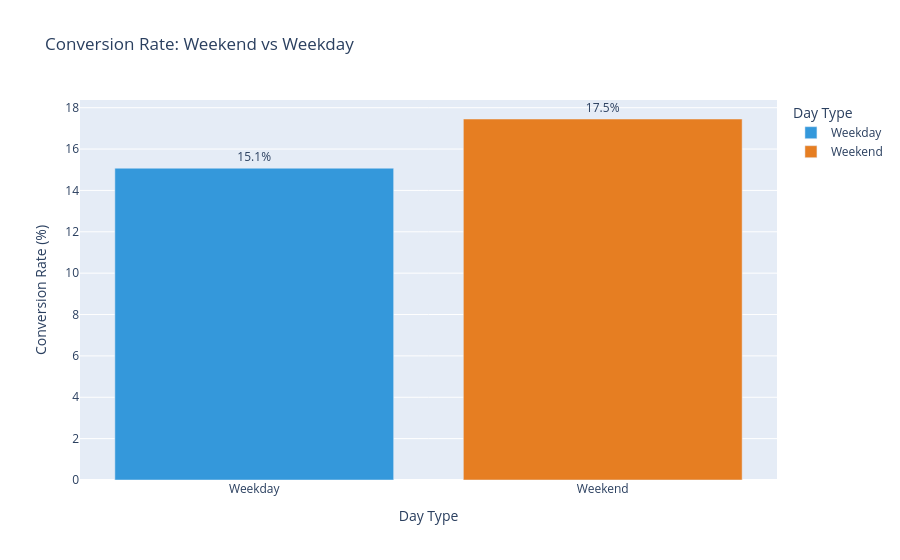

Source (notebook cell):
### Code cell
weekend_stats = df.groupby('Weekend').agg(
    count=('is_conversion', 'count'),
    conversions=('is_conversion', 'sum'),
    avg_page_values=('PageValues', 'mean')
).reset_index()
weekend_stats['conversion_rate'] = weekend_stats['conversions'] / weekend_stats['count'] * 100
weekend_stats['day_type'] = weekend_stats['Weekend'].map({0: 'Weekday', 1: 'Weekend'})

fig = px.bar(
    weekend_stats,
    x='day_type',
    y='conversion_rate',
    title='Conversion Rate: Weekend vs Weekday',
    labels={'day_type': 'Day Type', 'conversion_rate': 'Conversion Rate (%)'},
    color='day_type',
    color_discrete_map={'Weekday': '#3498db', 'Weekend': '#e67e22'},
    text='conversion_rate'
)
fig.update_traces(texttemplate='%{text:.1f}%', textposition='outside')
fig.write_html('../charts/m2_weekend_weekday.html')
fig.show()

### Figure 1 — Plotly figure (JSON) as saved in the notebook; plotly's stock layout.template omitted (floating-point values rounded to 4 significant figures)
{"data": [{"hovertemplate": "Day Type=%{x}<br>Conversion Rate (%)=%{text}<extra></extra>", "legendgroup": "Weekday", "marker": {"color": "#3498db", "pattern": {"shape": ""}}, "name": "Weekday", "orientation": "v", "showlegend": true, "text": [15.08], "textposition": "outside", "texttemplate": "%{text:.1f}%", "type": "bar", "x": ["Weekday"], "xaxis": "x", "y": [15.08], "yaxis": "y"}, {"hovertemplate": "Day Type=%{x}<br>Conversion Rate (%)=%{text}<extra></extra>", "legendgroup": "Weekend", "marker": {"color": "#e67e22", "pattern": {"shape": ""}}, "name": "Weekend", "orientation": "v", "showlegend": true, "text": [17.45], "textposition": "outside", "texttemplate": "%{text:.1f}%", "type": "bar", "x": ["Weekend"], "xaxis": "x", "y": [17.45], "yaxis": "y"}], "layout": {"barmode": "relative", "legend": {"title": {"text": "Day Type"}, "tracegroupgap": 0}, "title": {"text": "Conversion Rate: Weekend vs Weekday"}, "xaxis": {"anchor": "y", "categoryarray": ["Weekday", "Weekend"], "categoryorder": "array", "domain": [0, 1], "title": {"text": "Day Type"}}, "yaxis": {"anchor": "x", "domain": [0, 1], "title": {"text": "Conversion Rate (%)"}}}}
